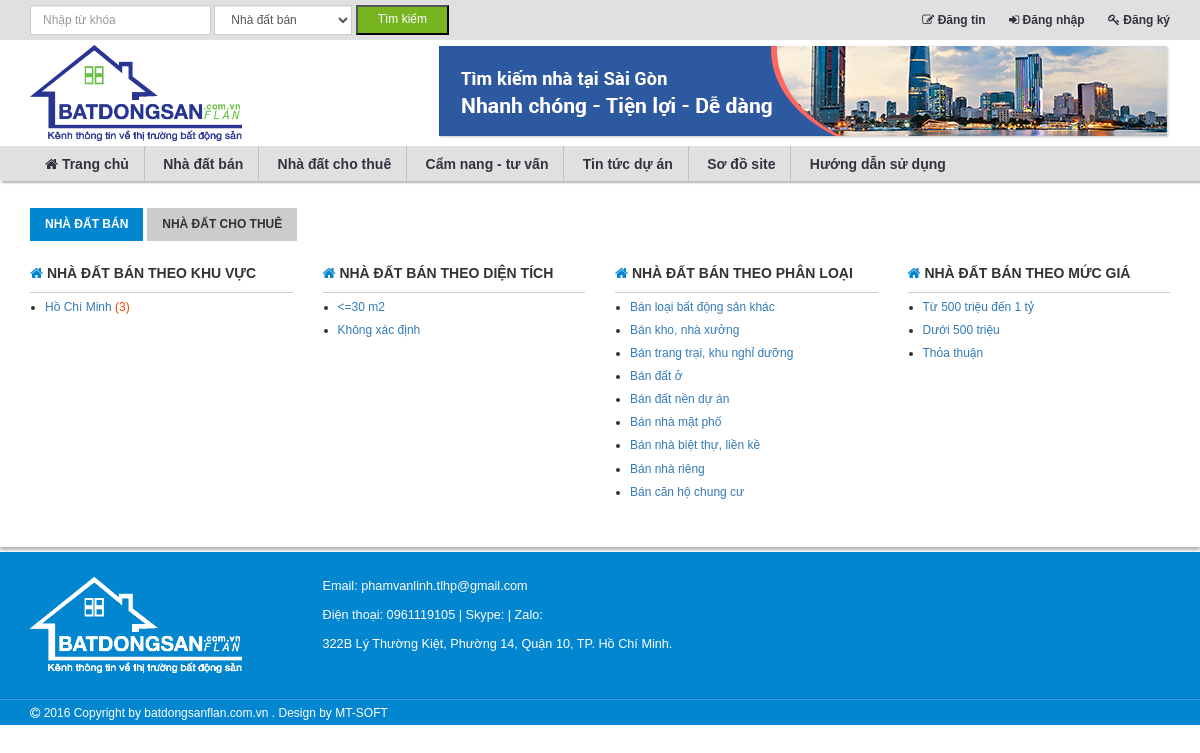
The app's page /index.php/productions/site_map with its own data.
### tables this page shows
CREATE TABLE IF NOT EXISTS `settings` (
`id` int(11) NOT NULL,
  `slug` varchar(255) NOT NULL,
  `email` varchar(255) NOT NULL,
  `zalo` varchar(255) NOT NULL,
  `facebook` varchar(255) NOT NULL,
  `phone` varchar(255) NOT NULL,
  `banner` varchar(255) NOT NULL,
  `banner_link` varchar(255) NOT NULL,
  `skype` varchar(255) NOT NULL,
  `address` varchar(255) NOT NULL
);

CREATE TABLE IF NOT EXISTS `cities` (
`id` int(11) NOT NULL,
  `name` varchar(255) NOT NULL,
  `type` varchar(255) NOT NULL,
  `status` int(11) NOT NULL,
  `order_index` int(11) NOT NULL,
  `slug` varchar(255) NOT NULL,
  `code` varchar(255) NOT NULL
);

CREATE TABLE IF NOT EXISTS `acreages` (
`id` int(11) NOT NULL,
  `name` varchar(255) NOT NULL,
  `min_value` int(11) NOT NULL,
  `max_value` int(11) NOT NULL,
  `code` int(11) NOT NULL,
  `order_index` int(11) NOT NULL,
  `status` int(11) NOT NULL
);

CREATE TABLE IF NOT EXISTS `groups` (
`id` int(11) NOT NULL,
  `title` varchar(255) NOT NULL,
  `slug` varchar(255) NOT NULL,
  `order_index` int(11) NOT NULL,
  `status` int(11) NOT NULL,
  `type` int(11) NOT NULL,
  `keywords` varchar(255) NOT NULL,
  `description` varchar(255) NOT NULL
);

CREATE TABLE IF NOT EXISTS `prices` (
`id` int(11) NOT NULL,
  `name` varchar(255) NOT NULL,
  `code` int(11) NOT NULL,
  `min_value` int(11) NOT NULL,
  `max_value` int(11) NOT NULL,
  `status` int(11) NOT NULL,
  `order_index` int(11) NOT NULL,
  `groups_type` int(11) NOT NULL,
  `units_code_1` int(11) NOT NULL,
  `units_code_2` int(11) NOT NULL,
  `min_price` float NOT NULL,
  `max_price` float NOT NULL
);

### application/controllers/Productions.php (called while the page is built, shortened)
<?php
class Productions extends MY_Controller{
    public function site_map(){
         $data_search=array(
            'groups_type'=>0,
            'groups_slug'=>"",
            'groups_id'=>0,
            'group_title'=>'',
            'cities_code'=>0,
            'districts_code'=>0,
            'wards_code'=>0,
            'streets_code'=>0,
            'projects_code'=>0,
            'so_phong'=>-1,
            'muc_gia'=>-1,
            'dien_tich'=>-1,
            'huong'=>-1,
            'address'=>""
        );
        $seo=$this->M_seo->get_item_slug('site-map');
        $data=array(
            'title'=>$seo->title,
            'description'=>$seo->description,
            'keywords'=>$seo->keywords,
            'image'=>$seo->image,
            'page'=>'site-map',
            'data_search'=>$data_search,
        );
        $this->load->view("site/master-page",$data);
    }
}

### index.php (called while the page is built, shortened)
<?php
require_once BASEPATH.'core/CodeIgniter.php';

### application/core/MY_Model.php (called while the page is built, shortened)
<?php
class MY_Model extends CI_Model{
	var $table="";
        function get_item_slug($slug)
	{
            $where=array(
                'slug'=>$slug,
            );
	    $this->db->where($where);
	    $query = $this->db->get($this->table);
	    if ($query->num_rows())
	    {
	        return $query->row();
	    }
	    return FALSE;
	}
	function get_list($input = array())
	{
	    $query = $this->db->get($this->table);
	    return $query->result();
	}
	protected function get_list_set_input($input)
	{
	    if ((isset($input['where'])) && $input['where'])
	    {
	        $this->db->where($input['where']);
	    }
	    if (isset($input['order'][0]) && isset($input['order'][1]))
	    {
	        $this->db->order_by($input['order'][0], $input['order'][1]);
	    }
	    else
	    {
	        $this->db->order_by('id', 'desc');
	    }
	}
}

### application/models/M_productions.php (called while the page is built, shortened)
<?php
class M_productions extends MY_Model{
    public function get_list_cities($groups_type=1){
        $str="select cities.id as id, cities.name as name,cities.slug as slug, count(*) as count_bds
            from productions, cities where productions.groups_type=".$groups_type." and  productions.cities_code = cities.code group by productions.cities_code order by cities.order_index desc";
        $query = $this->db->query($str);
        return $query->result();
    }
}

### application/views/site/site-map.php (the view, shortened to what this page needs)
<section id="page">
    <div class="container">
        <div class="row">
	        <div class="col-md-12">
	         	<div class="page-header" id="header-1">
                    <h1>
                    <a id="btn-1" class="active" href="javascript:site_map(1);">Nhà đất bán</a>
                    <a  id="btn-2" href="javascript:site_map(2);">Nhà đất cho thuê</a>
                    </h1>
                </div>
                <div class="page-content" id="page-1">
                	<div class="row">
	        			<div class="col-md-3 box" >
		                	<div class="page-header">
		                   		<h2><i class= "fa fa-home"></i> Nhà đất bán theo khu vực</h2>
							</div>
							<div class="post-content">
								<div class="row">
									<?php $list=$this->M_productions->get_list_cities();
									$n=count($list);
									$n_2=ceil($n/2);
									?>
									<div class="col-md-6">
										<ul>
											<?php
											for($i=0;$i<$n_2;$i++){
												if(isset($list[$i])){
												?>
												<li><a href="<?=base_url();?>nha-dat-ban-<?=$list[$i]->slug;?>.html"> <?=$list[$i]->name;?> <span class="text-red">(<?=$list[$i]->count_bds;?>)</span></a></li>
												<?php
											}
											}
											?>
										</ul>
									</div>
									<div class="col-md-6">
									</div>
								</div>
							</div>
						</div>
						<div class="col-md-3">
		                	<div class="page-header">
		                   		<h2><i class= "fa fa-home"></i> Nhà đất bán theo diện tích</h2>
							</div>
							<div class="post-content">
								<div class="row">
									<div class="col-md-12">
										<ul>
											<?php
											$list=$this->M_acreages->get_list();
											foreach ($list as $row) { ?>
												<li><a href="<?=base_url();?>nha-dat-ban/-1/-1/<?=$row->code;?>/-1.html"> <?=$row->name;?></a></li>
												<?php
											}
											?>
										</ul>
									</div>
								</div>
							</div>
						</div>
						<div class="col-md-3">
		                	<div class="page-header">
		                   		<h2><i class= "fa fa-home"></i> Nhà đất bán theo phân loại</h2>
							</div>
							<div class="post-content">
								<div class="row">
									<div class="col-md-12">
										<ul>
											<?php
											$input=array();
											$input['where']=array('type'=>1);
											$list=$this->M_groups->get_list($input);
											foreach ($list as $row) { ?>
												<li><a href="<?=base_url();?><?=$row->slug;?>.html"> <?=$row->title;?> </a></li>
												<?php
											}
											?>
										</ul>
									</div>
								</div>
							</div>
						</div>
						<div class="col-md-3">
		                	<div class="page-header">
		                   		<h2><i class= "fa fa-home"></i> Nhà đất bán theo mức giá</h2>
							</div>
							<div class="post-content">
								<div class="row">
									<div class="col-md-12">
										<ul>
											<?php
											$list=$this->M_prices->get_list();
											foreach ($list as $row) { ?>
												<li><a href="<?=base_url();?>nha-dat-ban/<?=$row->code;?>/-1/-1/-1.html"> <?=$row->name;?></a></li>
												<?php
											}
											?>
										</ul>
									</div>
								</div>
							</div>
						</div>
	                </div>
                </div>
	        </div>
        </div>
     </div>
 </section>

### application/views/site/inc/header.php (shortened to what this page needs)
<?php
$setting=$this->M_settings->get_item_slug('setting');
?>
<html>
    <head>
        <link rel="stylesheet" href="<?=base_url();?>asset/css/bootstrap.min.css"/>
        <link rel="stylesheet" href="//code.jquery.com/ui/1.12.1/themes/base/jquery-ui.css">
        <link rel="stylesheet" href="<?=base_url();?>asset/font-awesome-4.6.3/css/font-awesome.min.css"/>
        <link rel="stylesheet" href="<?=base_url();?>asset/css/custom.css"/>
    </head>
    <body>
        <header>
            <nav id="nav-top">
                <div class="container">
                    <div class="row">
                        <div class="col-md-7 hidden-sm hidden-xs">
                            <div id="nav-top-form">
                                <form class="form-inline" method="post" action="" id="tim-nhanh">
                                    <input type="text" class="form-control" id="keyword" name="keyword" placeholder="Nhập từ khóa">
                                    <select class="form-control" id="the-loai">
                                        <option value="nha-dat-ban">Nhà đất bán</option>
                                    </select>
                                    <button onclick="tim_kiem()">Tìm kiếm</button>
                                </form>
                            </div>
                        </div>
                        <div class="col-md-5">
                            <ul id="nav-top-right">
                                <li><a href="<?=base_url();?>dang-tin-bat-dong-san.html"><i class="fa fa-edit"></i> Đăng tin</a></li>
                                <?php if(empty($account)){ ?>
                                <li><a href="<?=base_url();?>dang-nhap.html"><i class="fa fa-sign-in"></i> Đăng nhập</a></li>
                                <li><a href="<?=base_url();?>dang-ky.html"><i class="fa fa-key"></i> Đăng ký</a></li>
                                <?php }else{?>
                                <li><a href="<?=base_url();?>quan-ly-tin.html"><i class="fa fa-user"> </i> <?=$account['full_name'];?></a></li>
                                <li><a href="<?=base_url();?>dang-xuat.html"><i class="fa fa-sign-out"></i> Đăng xuất</a></li>
                                <?php }?>
                            </ul>
                        </div>
                    </div>
                </div>
            </nav>
            <div id="logo-banner">
                <div class="container">
                    <div  class="row">
                        <div class="col-md-3" id="logo">
                            <a href="<?=base_url();?>" title="Bất động sản"><img src="<?=base_url();?>asset/images/logo-batdongsanflan.png" alt="logo batdongsanflan" /></a>
                        </div>
                        <div class="col-md-9 hidden-sm hidden-xs text-right" id="banner">
                            <a href="<?=$setting->banner_link;?>"><img src="<?=$setting->banner;?>" alt="banner-batdongsanflan"></a>
                        </div>
                    </div>
                </div>
            </div>
            <div id="menu-main">
                <div class="container">
                    <div class="row">
                        <div class="col-md-12">
                            <ul class="menu">
                                <li><a href="<?=base_url();?>"> <i class="fa fa-home hidden-sm hidden-xs"></i> Trang chủ</a></li>
                                <li>
                                    <a href="<?=base_url();?>nha-dat-ban.html"> Nhà đất bán</a>
                                </li>
                                <li>
                                    <a href="<?=base_url();?>nha-dat-cho-thue.html"> Nhà đất cho thuê</a>
                                </li>
                                <li>
                                    <a href="<?=base_url();?>cam-nang-tu-van.html"> Cẩm nang - tư vấn</a>
                                </li>
                                <li><a href="<?=base_url();?>tin-tuc-du-an.html"> Tin tức dự án</a></li>
                                <li><a href="<?=base_url();?>site-map.html"> Sơ đồ site</a></li>
                                <li><a href="<?=base_url();?>huong-dan-su-dung.html"> Hướng dẫn sử dụng</a></li>
                            </ul>
                        </div>
                    </div>
                </div>
            </div>
        </header>

### application/views/site/master-page.php (shortened to what this page needs)
 <?php $account=$this->session->userdata('account');?>
<?php include_once 'inc/header.php';?>
        <div id="main">
            <?php include_once $page.".php";?>
        </div>
<?php include_once 'inc/footer.php';?>

### application/views/site/inc/footer.php (shortened to what this page needs)
        <footer>
            <div id="company-info">
                <div class="container">
                    <div class="row">
                        <div class="hidden-xs hidden-sm col-md-3">
                            <div class="logo-footer">
                                <img src="<?=base_url();?>asset/images/logo-footer-batdongsanflan.png" alt="logo-footer-batdongsanflan">
                            </div>
                        </div>
                        <div class="col-xs-12 col-sm-6 col-md-6">
                           <p>Email: <?=$setting->email;?></p>
                           <p>Điện thoại: <?=$setting->phone;?> | Skype: <?=$setting->skype;?> | Zalo: <?=$setting->zalo;?></p>
                           <p><?=$setting->address;?></p>
                        </div>
                    </div>
                </div>
            </div>
            <div id="footer-extend">
                <div class="container">
                    <div class="row">
                        <div class="col-md-6">
                            <p><i class="fa fa-copyright"></i> 2016 <span class="hidden-sm hidden-xs">Copyright by  batdongsanflan.com.vn </span>. Design by <a href="http://minhthanhsoft.com">MT-SOFT</a> </p>
                        </div>
                    </div>
                </div>
            </div>
        </footer>
    </body>
</html>

### application/views/site/site-map.php (style rules this page uses)
.post-content ul { padding: 0; margin: 0; margin-left: 15px; }
.post-content ul li { margin: 6px 0; }
#page .page-header#header-1 { border-bottom: 0; }
#page .page-header h1 { background-color: white; color: white; padding-left: 0px; padding-right: 0px; padding-top: 0px; padding-bottom: 0px; }
.page-header h1 a { display: inline-block; padding: 10px 15px; background-color: #ccc; color: #333333; text-decoration: none; }
.page-header h1 a.active,.page-header h1 a:hover { background-color: #0286D0; color: white; }

### records on screen
settings: banner (picture), email "phamvanlinh.tlhp@gmail.com", phone "0961119105", address "322B Lý Thường Kiệt, Phường 14, Quận 10, TP. Hồ Chí Minh."
cities: name "Hồ Chí Minh", count_bds "3"
acreages: name "<=30 m2"
acreages: name "Không xác định"
groups: title "Bán loại bất động sản khác"
groups: title "Bán kho, nhà xưởng"
groups: title "Bán trang trại, khu nghỉ dưỡng"
groups: title "Bán đất ở"
groups: title "Bán đất nền dự án"
groups: title "Bán nhà mặt phố"
groups: title "Bán nhà biệt thự, liền kề"
groups: title "Bán nhà riêng"
groups: title "Bán căn hộ chung cư"
prices: name "Từ 500 triệu đến 1 tỷ"
prices: name "Dưới 500 triệu"
prices: name "Thỏa thuận"
